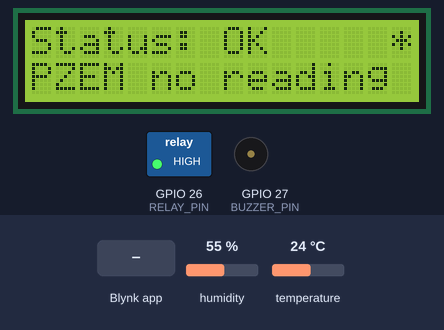
The sketch below on a simulated ESP32. Parts: 16×2 character LCD, switched loads named in the sketch (green lamp = pin HIGH), buzzer (waves = sounding, pin HIGH). Inputs (shaded band) come from the test bench; at power-on: humidity 55 %, temperature 24 °C. WiFi joins after 1.5 s; servers stay silent unless stated; random numbers use the default seed unless the sketch sets one; what the sketch prints to the serial monitor is not drawn.

Above: at 4.2 s.
4.3 s: Blynk app writes 1 to V10
At 7.6 s:
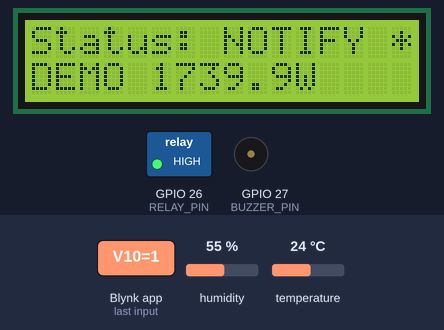
9.6 s: Blynk app writes 1 to V13
At 9.9 s:
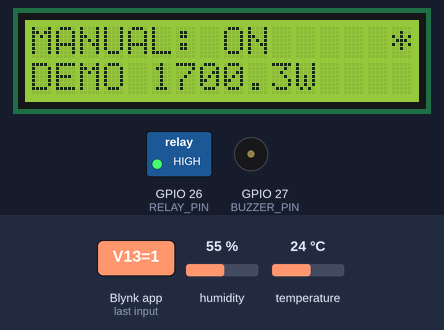
18.6 s: Blynk app writes 1 to V15
At 19.1 s:
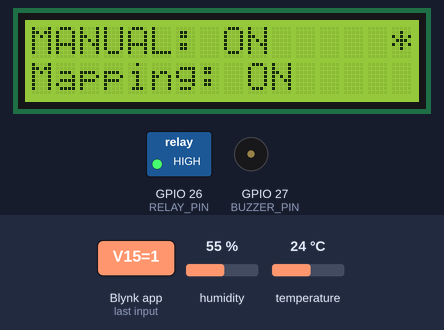
29.1 s: Blynk app writes 0 to V13
At 34.1 s:
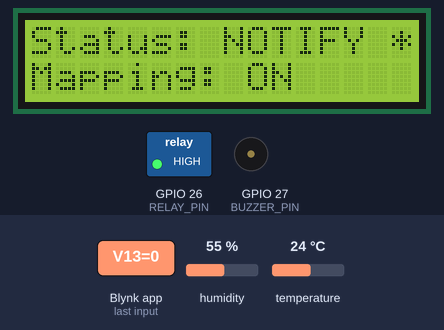
38.1 s: Blynk app writes 0 to V15
At 43.4 s:
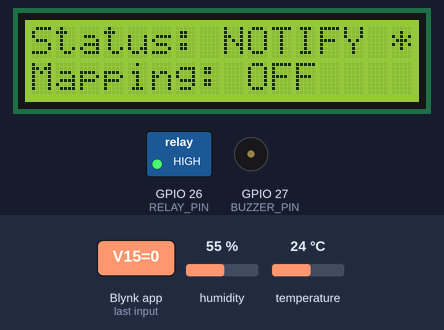
50.1 s: Blynk app writes 1 to V11
At 52.7 s:
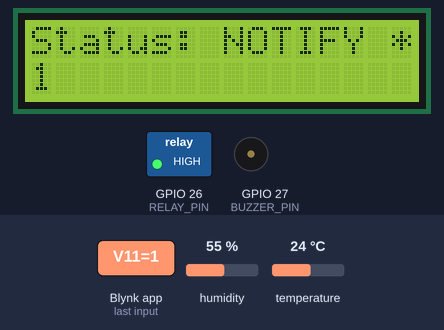
Timing chart, 0 to 54.2 s (numbered marks = the images above; inputs shaded):
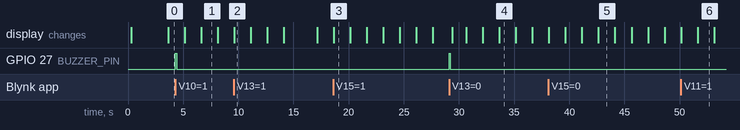

The sketch:

ilyasa_esp32_demo.ino
```cpp
/*
 * ======================== DEMO VERSION ========================
 * Same as ilyasa_esp32_main.ino, plus DEMO_MODE: the ESP32 makes up its own
 * PZEM readings (no mains, no PZEM, no appliance needed; USB power is enough)
 * and sends them to Blynk exactly like the real sketch. Everything after that is
 * REAL: Python reads V0 from Blynk, runs the LSTM, sends the decision back, and
 * this board beeps, shows it on the LCD and switches the relay.
 *   - Fake power follows the relay: relay OFF (CUTOFF) -> 0 W, so a cut shows
 *     up on the Blynk chart and in Python.
 *   - LCD row 2 starts with "DEMO" so nobody mistakes it for a real reading.
 *   - Live power (V0) is sent every 5 s for quick demos (about 720 Blynk
 *     messages an hour). Unplug it when you're done.
 *   - Leave the relay output disconnected from mains during a demo.
 * Run on the laptop:  python live_control_fast.py --appliance geyser --kwh 195
 * Set DEMO_MODE = false (or flash ilyasa_esp32_main) for real readings.
 * ==============================================================
 *
 * Ilyasa PSM2 - main ESP32 sketch. REPLACES relay_control.ino.
 *
 * Written from scratch because the original PSM1 sketch wasn't available.
 * Does everything in one file:
 *   - reads the PZEM-004T (voltage, current, power, energy)
 *   - sends readings to Blynk (within the FREE plan message limit, see below)
 *   - receives the control decision from live_control_loop.py (V10) and
 *     drives the relay (only CUTOFF actually switches the relay off)
 *   - buzzer + 16x2 LCD status
 *   - fail-safe if the cloud connection or the Python script goes quiet
 *
 * Libraries (Arduino IDE > Library Manager):
 *   - "Blynk" by Volodymyr Shymanskyy
 *   - "PZEM004Tv30" by Jakub Mandula
 *   - "LiquidCrystal I2C" by Frank de Brabander
 *   plus the ESP32 board package (Boards Manager > "esp32" by Espressif).
 *
 * PINS
 *   GPIO 26 -> relay IN        GPIO 27 -> buzzer +
 *   GPIO 16 (RX2) <- PZEM TX   GPIO 17 (TX2) -> PZEM RX
 *   GPIO 21 -> LCD SDA         GPIO 22 -> LCD SCL
 *   5V/VIN -> relay VCC, PZEM 5V, LCD VCC     GND -> all GND
 *
 * BLYNK DATASTREAMS (create these in the template, all Virtual Pin):
 *   V0  power_w       Double   0-3000   live power, sent every 5 min
 *   V3  energy_kwh    Double   0-99999  PZEM kWh counter, every 15 min
 *   V5  power_avg_w   Double   0-3000   15-min average power (Python reads this)
 *   V10 control       Integer  0-3      0 OK, 1 NOTIFY, 2 SHIFT, 3 CUTOFF (Python writes)
 *   V11 reason        String            reason text (Python writes)
 *   V12 relay_state   Integer  0-1      relay feedback from this board
 *   V13 manual_mode   Integer  0-2      0 AUTO (follow Python), 1 FORCE ON, 2 FORCE OFF
 *                                       (Segmented Switch widget; overrides V10 until set back to 0)
 *   V14 buzzer_mode   Integer  0-2      0 AUTO (normal beeps), 1 ON (continuous, for testing), 2 MUTE
 *   V15 scaling       Integer  0-1      wattage mapping on/off, read by the PYTHON loop (not by this board)
 *   V6  temperature_c Double   -10-60   DHT22, every 5 min
 *   V7  humidity_pct  Double   0-100    DHT22, every 5 min
 *   V16 tou_period    String            e.g. "PEAK til 10pm" (Python writes; shown on LCD row 1)
 *   V17 tou_rate_sen  Double   0-100    all-in price now, sen/kWh (Python writes)
 *   V18 cost_rm_hour  Double   0-5      cost of the current load per hour, RM (Python writes)
 *   V19 tariff_mode   Integer  0-1      0 normal tariff, 1 TNB ToU (Switch widget, read by Python)
 *   V20 cost_today_rm Double   0-100    running cost today while Python runs, RM (Python writes)
 *
 * DHT22: data pin GPIO 4, VCC 3.3V, GND. Library: "DHT sensor library" by
 * Adafruit (also installs "Adafruit Unified Sensor"). A bare 4-pin DHT22
 * needs a 10k resistor from data to 3.3V; the 3-pin module has it built in.
 *
 * MESSAGE BUDGET: Blynk FREE plan is about 30,000 messages/month. This
 * sketch sends about 400/day, the Python loop about 290/day, roughly
 * 21,000/month total. Do NOT shorten the send intervals below without
 * checking the usage counter in the Blynk console, or the account will hit
 * its limit mid-deployment.
 *
 * FAIL-SAFE (fail-open, relay ON = appliance works normally):
 *   - cloud connection lost for more than 5 min -> relay ON
 *   - no new command from Python for more than 45 min (3 missed 15-min
 *     cycles, e.g. laptop asleep) -> relay ON
 *   Note: the old relay_control.ino used a 5-min "no message" timeout. That
 *   was a bug once Python only writes every 15 min: it would have switched
 *   the heater back ON 5 min after every cutoff. Fixed here.
 *   After a reboot the relay starts ON and waits for the next Python command
 *   (the last V10 value is deliberately NOT re-synced from the server, so a
 *   stale CUTOFF can't come back after a restart).
 */

// ---- From Blynk console > your device > Device info ----
#define BLYNK_TEMPLATE_ID   "TMPL6a5gyryUK"
#define BLYNK_TEMPLATE_NAME "Ilyasa Energy"
#define BLYNK_AUTH_TOKEN    "YOUR_BLYNK_AUTH_TOKEN"
#define BLYNK_PRINT Serial

#include <WiFi.h>
#include <BlynkSimpleEsp32.h>
#include <PZEM004Tv30.h>
#include <Wire.h>
#include <LiquidCrystal_I2C.h>
#include <DHT.h>

const char WIFI_SSID[] = "YOUR_WIFI_SSID";
const char WIFI_PASS[] = "YOUR_WIFI_PASSWORD";

// ---- Pins ----
const int RELAY_PIN   = 26;
const int BUZZER_PIN  = 27;
const int DHT_PIN     = 4;    // DHT22 data
const int PZEM_RX_PIN = 16;   // ESP32 receives on this pin (wire to PZEM TX)
const int PZEM_TX_PIN = 17;   // ESP32 transmits on this pin (wire to PZEM RX)

// ---- Hardware options ----
const bool    RELAY_ACTIVE_HIGH = true;   // if the relay is ON when it should be OFF, set false
// For 5V "active-low" relay boards that stay ON even when the ESP32 pin goes
// to 3.3V (3.3V isn't high enough to switch them off): set RELAY_ACTIVE_HIGH
// = false AND RELAY_OPEN_DRAIN = true. OFF then releases the pin (INPUT) so
// the board's own pull-up switches it off; ON pulls the pin to GND.
// The cleaner hardware fix is the JD-VCC jumper (see BUILD notes).
const bool    RELAY_OPEN_DRAIN = false;
const uint8_t LCD_ADDR = 0x27;            // if the LCD stays blank, try 0x3F

// ---- DEMO settings ----
const bool  DEMO_MODE        = true;
const int   DEMO_APPLIANCE   = 0;        // 0 water heater (1500 W), 1 fan (50 W), 2 lamp (3 W)
const float DEMO_TYPICAL_W[] = {1500.0f, 50.0f, 3.0f};
const float DEMO_NOISE       = 0.02f;    // +-2 % random wobble
// Optional: every DEMO_SPIKE_EVERY_S seconds the load goes DEMO_SPIKE_FACTOR higher for
// DEMO_SPIKE_LEN_S seconds, so the LSTM forecast has something to react to. 0 = off.
const unsigned long DEMO_SPIKE_EVERY_S = 300;
const unsigned long DEMO_SPIKE_LEN_S   = 60;
const float DEMO_SPIKE_FACTOR          = 1.15f;

// ---- Timing ----
const unsigned long SAMPLE_MS        = 2000UL;               // read PZEM
const unsigned long LIVE_SEND_MS     = DEMO_MODE ? 5000UL : 5UL * 60UL * 1000UL;  // V0 (every 5 s in demo)
const unsigned long AVG_SEND_MS      = DEMO_MODE ? 60000UL : 15UL * 60UL * 1000UL; // V5 + V3 (every 1 min in demo)
const unsigned long CLOUD_LOSS_MS    = 5UL * 60UL * 1000UL;
const unsigned long STALE_COMMAND_MS = 45UL * 60UL * 1000UL;
const unsigned long WARNING_MS       = 30UL * 1000UL;        // buzzer warning before CUTOFF
const bool FAILSAFE_RELAY_ON = true;
const bool SEND_ENERGY = true;   // set false if the Blynk template won't allow a 6th datastream
const bool SERIAL_DEBUG = true;  // prints PZEM readings, relay and Blynk events to Serial Monitor (115200 baud)
// For the first 10 min after power-up, send live power every 10 s so the
// dashboard shows something straight away while testing (about 60 extra
// messages per boot). After that it drops to the normal every-5-min rate.
const unsigned long FAST_SEND_WINDOW_MS = 10UL * 60UL * 1000UL;
const unsigned long FAST_SEND_MS = 10000UL;

PZEM004Tv30 pzem(Serial2, PZEM_RX_PIN, PZEM_TX_PIN);
LiquidCrystal_I2C lcd(LCD_ADDR, 16, 2);
DHT dht(DHT_PIN, DHT22);
BlynkTimer timer;

float lastV = NAN, lastI = NAN, lastP = NAN, lastE = NAN;
double powerSum = 0.0;
unsigned long powerCount = 0;

int controlValue = 0;
bool haveCommand = false;
unsigned long lastCommandAt = 0;
unsigned long lastCloudOkAt = 0;
bool relayIsOn = true;
bool warningActive = false;
unsigned long warningStartedAt = 0;
bool failsafeActive = false;
String reasonText = "";
String touShort = "";   // "PEAK" / "OFFPK" from V16, blank on the normal tariff
bool lcdShowReason = false;
int manualMode = 0;
int buzzerMode = 0;   // 0 AUTO (normal beeps), 1 ON (continuous), 2 MUTE (V14)
float lastTempC = NAN, lastHum = NAN;   // 0 AUTO (follow Python / V10), 1 FORCE ON, 2 FORCE OFF (V13)
unsigned long pzemFailCount = 0;

void relayWrite(bool on) {
  relayIsOn = on;
  if (RELAY_OPEN_DRAIN) {
    bool drive = (on != RELAY_ACTIVE_HIGH);   // active-low: pull LOW to switch on
    if (drive) {
      pinMode(RELAY_PIN, OUTPUT);
      digitalWrite(RELAY_PIN, LOW);
    } else {
      pinMode(RELAY_PIN, INPUT);              // let go: board pull-up switches it off
    }
  } else {
    digitalWrite(RELAY_PIN, (on == RELAY_ACTIVE_HIGH) ? HIGH : LOW);
  }
  if (Blynk.connected()) Blynk.virtualWrite(V12, on ? 1 : 0);
  if (SERIAL_DEBUG) Serial.printf("[RELAY] %s\n", on ? "ON (load powered)" : "OFF (load cut)");
}

void buzz(bool on) {
  // every buzzer write goes through here, so the manual buzzer mode always wins
  bool level = (buzzerMode == 1) ? true : (buzzerMode == 2) ? false : on;
  digitalWrite(BUZZER_PIN, level ? HIGH : LOW);
}

void beep(int times) {
  for (int k = 0; k < times; k++) {
    buzz(true);
    delay(120);
    buzz(false);
    delay(120);
  }
}

void applyCommand(int v) {
  controlValue = v;
  if (manualMode != 0) {   // manual override: remember the command, but don't touch the relay
    if (SERIAL_DEBUG) Serial.printf("[CONTROL] V10=%d ignored for now: manual mode is ON (set V13 to 0 for AUTO)\n", v);
    return;
  }
  switch (v) {
    case 0:  // OK
      warningActive = false;
      buzz(false);
      relayWrite(true);
      break;
    case 1:  // NOTIFY
      warningActive = false;
      relayWrite(true);
      beep(1);
      break;
    case 2:  // SHIFT (fan policy; relay stays on)
      warningActive = false;
      relayWrite(true);
      beep(2);
      break;
    case 3:  // CUTOFF: warn first, cut after WARNING_MS (see checkSafety)
      if (relayIsOn && !warningActive) {
        warningActive = true;
        warningStartedAt = millis();
        if (SERIAL_DEBUG) Serial.println("[CONTROL] CUTOFF requested: 30 s buzzer warning, then relay OFF");
      }
      break;
    default:
      break;
  }
}

BLYNK_WRITE(V10) {
  haveCommand = true;
  lastCommandAt = millis();
  failsafeActive = false;
  int v = param.asInt();
  if (SERIAL_DEBUG) Serial.printf("[BLYNK] V10 control = %d (0 OK, 1 NOTIFY, 2 SHIFT, 3 CUTOFF)\n", v);
  applyCommand(v);
}

BLYNK_WRITE(V13) {
  manualMode = param.asInt();
  warningActive = false;
  buzz(false);
  if (SERIAL_DEBUG) Serial.printf("[MANUAL] V13 = %d (%s)\n", manualMode,
                                  manualMode == 1 ? "FORCE ON" : manualMode == 2 ? "FORCE OFF" : "AUTO");
  if (manualMode == 1) {
    relayWrite(true);
  } else if (manualMode == 2) {
    relayWrite(false);   // manual OFF is immediate, no 30 s warning: you pressed it yourself
  } else {
    manualMode = 0;
    applyCommand(controlValue);   // back to AUTO: re-apply the last command from Python
  }
}

BLYNK_WRITE(V14) {
  buzzerMode = param.asInt();
  if (buzzerMode < 0 || buzzerMode > 2) buzzerMode = 0;
  buzz(false);   // applies the new mode straight away (ON sounds, AUTO/MUTE go quiet)
  if (SERIAL_DEBUG) Serial.printf("[MANUAL] V14 buzzer = %d (%s)\n", buzzerMode,
                                  buzzerMode == 1 ? "ON" : buzzerMode == 2 ? "MUTE" : "AUTO");
}

BLYNK_WRITE(V15) {
  // The mapping is applied by the PYTHON loop, not by this board. This only
  // confirms the switch press reached the ESP32 (and shows it on the LCD).
  if (SERIAL_DEBUG) Serial.printf("[BLYNK] V15 wattage mapping = %s (applied by the Python loop on its next cycle)\n",
                                  param.asInt() ? "ON" : "OFF");
  reasonText = param.asInt() ? "Mapping: ON" : "Mapping: OFF";
}

BLYNK_WRITE(V16) {
  String s = param.asStr();
  touShort = s.startsWith("PEAK") ? "PEAK" : s.startsWith("OFF") ? "OFFPK" : "";
  if (SERIAL_DEBUG) Serial.printf("[BLYNK] V16 tariff period = %s\n", s.c_str());
}

BLYNK_WRITE(V11) {
  reasonText = param.asStr();
  if (SERIAL_DEBUG) Serial.printf("[BLYNK] V11 reason = %s\n", reasonText.c_str());
}

BLYNK_CONNECTED() {
  lastCloudOkAt = millis();
  Blynk.virtualWrite(V12, relayIsOn ? 1 : 0);
  Blynk.virtualWrite(V13, manualMode);
  Blynk.virtualWrite(V14, buzzerMode);   // after a reboot this shows AUTO (0) on the dashboard
  Blynk.syncVirtual(V16);                // get the current ToU period back after a reboot
  if (SERIAL_DEBUG) Serial.println("[BLYNK] connected to cloud");
}

float demoEnergyKwh = 0.0f;

float demoNoise() { return 1.0f + DEMO_NOISE * ((float)random(-1000, 1001) / 1000.0f); }

void sampleDemo() {
  float p = 0.0f;
  if (relayIsOn) {
    p = DEMO_TYPICAL_W[DEMO_APPLIANCE] * demoNoise();
    unsigned long s = millis() / 1000UL;
    if (DEMO_SPIKE_EVERY_S > 0 && (s % DEMO_SPIKE_EVERY_S) < DEMO_SPIKE_LEN_S) p *= DEMO_SPIKE_FACTOR;
  }
  lastV = 240.0f * (1.0f + 0.005f * ((float)random(-1000, 1001) / 1000.0f));
  lastP = p;
  lastI = p / lastV;
  demoEnergyKwh += p * (SAMPLE_MS / 1000.0f) / 3600000.0f;
  lastE = demoEnergyKwh;
  powerSum += p;
  powerCount++;
  if (SERIAL_DEBUG) Serial.printf("[DEMO] fake reading P=%.1f W  V=%.1f V  relay=%s\n", p, lastV, relayIsOn ? "ON" : "OFF");
}

void samplePzem() {
  if (DEMO_MODE) { sampleDemo(); return; }
  // Read every field separately, so voltage still shows even if power fails
  float v  = pzem.voltage();
  float i  = pzem.current();
  float p  = pzem.power();
  float e  = pzem.energy();
  float f  = pzem.frequency();
  float pf = pzem.pf();
  lastV = v;
  lastI = i;
  lastE = e;
  if (!isnan(p)) {
    lastP = p;
    powerSum += p;
    powerCount++;
    pzemFailCount = 0;
  } else {
    lastP = NAN;
    pzemFailCount++;
  }

  if (!SERIAL_DEBUG) return;
  if (isnan(v) && isnan(p)) {
    Serial.printf("[PZEM] NO RESPONSE (%lu in a row). Check: 240V reaching PZEM L/N terminals "
                  "(it needs mains to answer), PZEM TX -> GPIO %d, PZEM RX -> GPIO %d, PZEM 5V and GND\n",
                  pzemFailCount, PZEM_RX_PIN, PZEM_TX_PIN);
    return;
  }
  Serial.printf("[PZEM] V=%.1f V  I=%.3f A  P=%.1f W  E=%.3f kWh  f=%.1f Hz  PF=%.2f  relay=%s\n",
                v, i, p, e, f, pf, relayIsOn ? "ON" : "OFF");
  if (!isnan(v) && v > 100 && !isnan(p) && p < 0.5 && relayIsOn) {
    Serial.println("       (power ~0: nothing plugged in, or load below PZEM minimum ~0.4 W / 0.02 A, e.g. a 3 W LED)");
  }
}

void sendLive() {
  if (Blynk.connected() && !isnan(lastP)) {
    Blynk.virtualWrite(V0, lastP);
    if (SERIAL_DEBUG) Serial.printf("[BLYNK] sent V0 live power = %.1f W\n", lastP);
  }
}

void sampleDht() {
  float t = dht.readTemperature();
  float h = dht.readHumidity();
  if (DEMO_MODE && (isnan(t) || isnan(h))) {   // no DHT22 plugged in: make up room values
    t = 28.0f + 0.5f * ((float)random(-1000, 1001) / 1000.0f);
    h = 70.0f + 2.0f * ((float)random(-1000, 1001) / 1000.0f);
  }
  lastTempC = t;
  lastHum = h;
  if (!SERIAL_DEBUG) return;
  if (isnan(t) || isnan(h)) {
    Serial.printf("[DHT22] no reading. Check: data -> GPIO %d, VCC -> 3.3V, GND; bare sensor needs 10k to 3.3V\n", DHT_PIN);
  } else {
    Serial.printf("[DHT22] T=%.1f C  RH=%.1f %%\n", t, h);
  }
}

void sendDht() {
  if (Blynk.connected() && !isnan(lastTempC) && !isnan(lastHum)) {
    Blynk.virtualWrite(V6, lastTempC);
    Blynk.virtualWrite(V7, lastHum);
    if (SERIAL_DEBUG) Serial.printf("[BLYNK] sent V6 temp = %.1f C, V7 humidity = %.1f %%\n", lastTempC, lastHum);
  }
}

void sendLiveFastAtStartup() {
  if (millis() < FAST_SEND_WINDOW_MS) {
    sendLive();
    sendDht();
  }
}

void sendAverage() {
  if (!Blynk.connected()) return;   // keep accumulating until we can send
  if (powerCount > 0) {
    Blynk.virtualWrite(V5, powerSum / (double)powerCount);
    if (SERIAL_DEBUG) Serial.printf("[BLYNK] sent V5 15-min average = %.1f W (%lu samples)\n",
                                    powerSum / (double)powerCount, powerCount);
    powerSum = 0.0;
    powerCount = 0;
  }
  if (SEND_ENERGY && !isnan(lastE)) Blynk.virtualWrite(V3, lastE);
}

void checkSafety() {
  unsigned long now = millis();
  if (Blynk.connected()) lastCloudOkAt = now;

  bool cloudLost = (now - lastCloudOkAt) > CLOUD_LOSS_MS;
  bool stale = haveCommand && (now - lastCommandAt) > STALE_COMMAND_MS;
  if ((cloudLost || (stale && manualMode == 0)) && !failsafeActive) {
    failsafeActive = true;
    manualMode = 0;   // losing the cloud cancels manual mode too: fail-safe wins
    buzzerMode = 0;   // and a forced-on buzzer
    haveCommand = false;
    warningActive = false;
    controlValue = 0;
    buzz(false);
    if (SERIAL_DEBUG) Serial.printf("[FAILSAFE] %s -> relay back ON\n",
                                    cloudLost ? "cloud connection lost > 5 min" : "no command from Python > 45 min");
    relayWrite(FAILSAFE_RELAY_ON);
  }

  if (warningActive) {
    unsigned long elapsed = now - warningStartedAt;
    if (elapsed < WARNING_MS) {
      buzz((elapsed / 500UL) % 2UL == 0UL);
    } else {
      buzz(false);
      warningActive = false;
      relayWrite(false);
    }
  }
}

void keepConnected() {
  if (SERIAL_DEBUG) {
    Serial.printf("[NET] WiFi=%s  Blynk=%s  IP=%s\n",
                  WiFi.status() == WL_CONNECTED ? "connected" : "NOT connected",
                  Blynk.connected() ? "connected" : "NOT connected",
                  WiFi.localIP().toString().c_str());
  }
  if (WiFi.status() != WL_CONNECTED) {
    WiFi.reconnect();
    return;
  }
  if (!Blynk.connected()) Blynk.connect(3000);
}

void lcdLine(int row, const char *text) {
  char buf[17];
  snprintf(buf, sizeof(buf), "%-16s", text);
  lcd.setCursor(0, row);
  lcd.print(buf);
}

void updateLcd() {
  char line[32];
  if (failsafeActive) {
    snprintf(line, sizeof(line), "FAILSAFE: ON");
  } else if (manualMode == 1) {
    snprintf(line, sizeof(line), "MANUAL: ON");
  } else if (manualMode == 2) {
    snprintf(line, sizeof(line), "MANUAL: OFF");
  } else if (warningActive) {
    unsigned long left = (WARNING_MS - (millis() - warningStartedAt)) / 1000UL;
    snprintf(line, sizeof(line), "CUTOFF in %lus", left);
  } else if (!relayIsOn) {
    snprintf(line, sizeof(line), "CUTOFF - OFF");
  } else {
    const char *names[] = {"OK", "NOTIFY", "SHIFT", "CUTOFF"};
    const char *n = (controlValue >= 0 && controlValue <= 3) ? names[controlValue] : "?";
    if (touShort.length() > 0) snprintf(line, sizeof(line), "%-7s%s", n, touShort.c_str());   // e.g. "SHIFT  PEAK"
    else snprintf(line, sizeof(line), "Status: %s", n);
  }
  char row0[17];
  snprintf(row0, sizeof(row0), "%-15.15s%c", line, Blynk.connected() ? '*' : '!');
  lcd.setCursor(0, 0);
  lcd.print(row0);

  lcdShowReason = !lcdShowReason;
  if (lcdShowReason && reasonText.length() > 0) {
    lcdLine(1, reasonText.substring(0, 16).c_str());
  } else if (isnan(lastP) && isnan(lastV)) {
    lcdLine(1, "PZEM no reading");
  } else if (isnan(lastP)) {
    snprintf(line, sizeof(line), "%.0fV P:no read", lastV);
    lcdLine(1, line);
  } else {
    if (DEMO_MODE) snprintf(line, sizeof(line), "DEMO %.1fW", lastP);
    else if (!isnan(lastTempC)) snprintf(line, sizeof(line), "%.1fW %.0fV %.1fC", lastP, lastV, lastTempC);
    else snprintf(line, sizeof(line), "%.1fW %.0fV %.2fA", lastP, lastV, lastI);
    lcdLine(1, line);
  }
}

void setup() {
  Serial.begin(115200);
  delay(200);
  Serial.println();
  Serial.println("=== Ilyasa PSM2 ESP32 ===");
  Serial.printf("Pins: relay GPIO %d, buzzer GPIO %d, PZEM RX GPIO %d (to PZEM TX), PZEM TX GPIO %d (to PZEM RX), LCD I2C 0x%02X on SDA 21 / SCL 22\n",
                RELAY_PIN, BUZZER_PIN, PZEM_RX_PIN, PZEM_TX_PIN, LCD_ADDR);

  // Set the relay level BEFORE making the pin an output, so it doesn't
  // glitch at boot. Starts ON (fail-open) until Python sends a command.
  if (RELAY_OPEN_DRAIN) {
    relayWrite(true);   // relay starts ON (fail-open)
  } else {
    digitalWrite(RELAY_PIN, RELAY_ACTIVE_HIGH ? HIGH : LOW);
    pinMode(RELAY_PIN, OUTPUT);
  }
  relayIsOn = true;
  pinMode(BUZZER_PIN, OUTPUT);
  buzz(false);

  lcd.init();
  lcd.backlight();
  dht.begin();
  lcdLine(0, DEMO_MODE ? "Ilyasa DEMO MODE" : "Ilyasa PSM2");
  randomSeed(esp_random());
  lcdLine(1, "Connecting WiFi");

  WiFi.mode(WIFI_STA);
  WiFi.setSleep(false);
  WiFi.setAutoReconnect(true);
  WiFi.begin(WIFI_SSID, WIFI_PASS);
  Blynk.config(BLYNK_AUTH_TOKEN);

  unsigned long t0 = millis();
  while (WiFi.status() != WL_CONNECTED && millis() - t0 < 15000UL) delay(250);
  if (WiFi.status() == WL_CONNECTED) {
    Serial.printf("[NET] WiFi connected, IP %s. Connecting to Blynk...\n", WiFi.localIP().toString().c_str());
    Blynk.connect(5000);
  } else {
    Serial.println("[NET] WiFi NOT connected after 15 s: check WIFI_SSID / WIFI_PASS (2.4 GHz network only). Will keep retrying.");
  }
  lastCloudOkAt = millis();

  timer.setInterval(SAMPLE_MS, samplePzem);
  timer.setInterval(10000L, sampleDht);          // DHT22 can't be read faster than every 2 s
  timer.setInterval(LIVE_SEND_MS, sendDht);
  timer.setInterval(LIVE_SEND_MS, sendLive);
  timer.setInterval(FAST_SEND_MS, sendLiveFastAtStartup);
  timer.setInterval(AVG_SEND_MS, sendAverage);
  timer.setInterval(250L, checkSafety);
  timer.setInterval(1500L, updateLcd);
  timer.setInterval(15000L, keepConnected);
}

void loop() {
  if (Blynk.connected()) Blynk.run();
  timer.run();
}
```

Measured:
- after the input at 4.3 s, GPIO 27 (BUZZER_PIN): LOW → HIGH at once, → LOW 0.12 s later
- after the input at 29.1 s, GPIO 27 (BUZZER_PIN): LOW → HIGH at once, → LOW 0.12 s later
- what the display in image 1 shows lasts 1.5 s, from 6.6 s to 8.1 s
